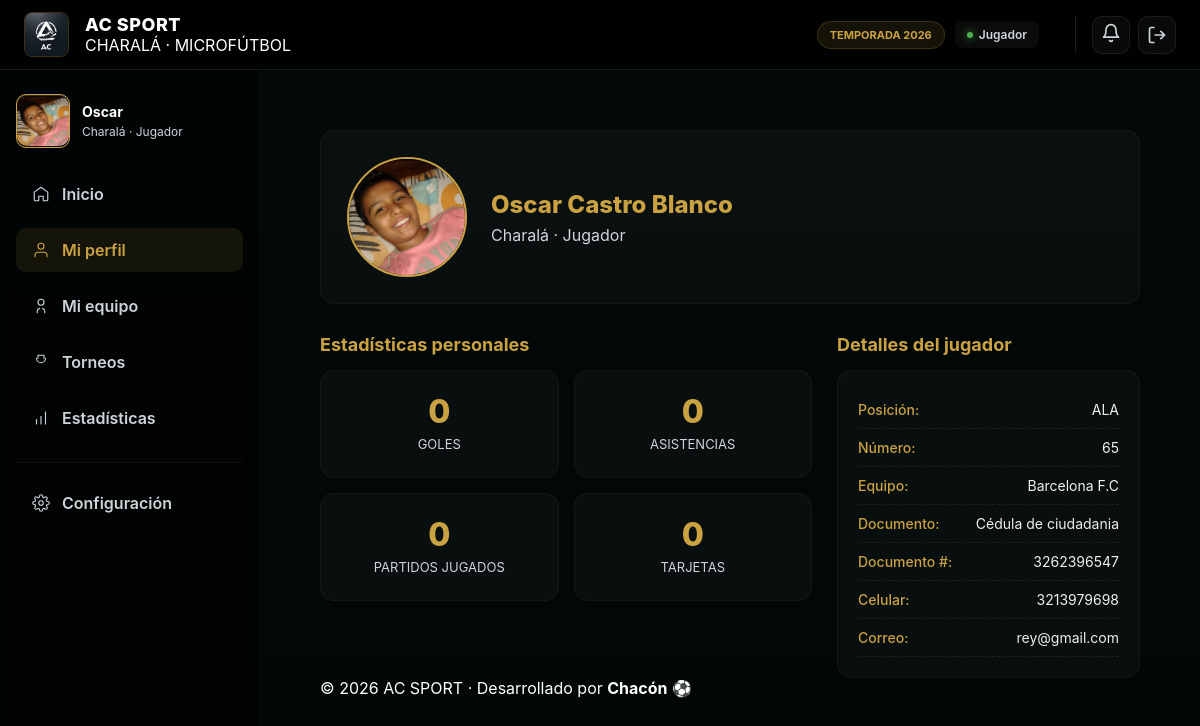
The page /Mi-Perfil/ (signed in) on the database its author committed.
### usuarios/models.py (models this page shows, shortened)
class Usuario(AbstractUser):
    foto = models.ImageField(upload_to="foto_perfil",null=True,blank=True)
    fecha_nacimiento = models.DateField(null=True)
    documento = models.CharField(max_length=100,choices=[
        ("C.C","Cédula de ciudadania"),
        ("P.S","Pasaporte"),
        ("T.I","Tarjeta de identidad")],default="C.C")
    num_document = models.CharField(max_length=15,unique=True)
    celular = models.CharField(max_length=10,unique=True)
    equipos = models.ForeignKey(Equipo,on_delete=models.SET_NULL,null=True,blank=True,related_name='jugadores')
    posicion = models.CharField(max_length=50,
                                choices=[("arquero","ARQUERO"),("cierre","CIERRE"),("ala","ALA"),("pívot","PIVOT")],
                                blank=True,null=True)
    numero_camisa = models.PositiveIntegerField(null=True,blank=True)
    @property
    def get_foto_url(self):
        if self.foto:
            return self.foto.url
        else:
            return static('img/sin-foto.jpg')
    class Meta:
        verbose_name = "Usuario"
        verbose_name_plural = "Usuarios"

### Torneo/models.py (models this page shows)
class Equipo(models.Model):
    escudo = models.ImageField(upload_to="escudo_equipo",blank=False,null=False)
    nombre = models.CharField(max_length=50,unique=True)
    fecha_creacion = models.DateField(auto_now_add=True)
    fecha_update = models.DateTimeField(auto_now=True)
    municipio = models.CharField(max_length=50,help_text="Municipio del equipo",blank=False,null=False)
    capitan = models.OneToOneField("usuarios.Usuario",on_delete=models.SET_NULL, null=True,blank=True)
    activo = models.BooleanField(default=True)
    class Meta:
        verbose_name = "Equipo"
        verbose_name_plural = "Equipos"
    def __str__(self):
        return self.nombre

### usuarios/views.py (the view)
# urls.py: path("Mi-Perfil/",views.MiPerfil.as_view(),name="miperfil"),
class MiPerfil(LoginRequiredMixin,DetailView):
    model = Usuario
    template_name = 'usuarios/miperfil.html'
    context_object_name = 'usuario'
    def get_object(self):
        return Usuario.objects.filter(pk=self.request.user.pk).first()

### usuarios/templates/usuarios/miperfil.html
{% extends 'plataforma.html' %}
{% load static %}
{% block content %}
<link rel="stylesheet" href="{% static 'css/miperfil.css' %}">
<main class="app-main">
    <section class="perfil-header">
        <div class="perfil-avatar">
            {% if usuario.foto %}
                <img src="{{ usuario.foto.url }}" alt="Foto de perfil">
            {% else %}
                <img src="{% static 'img/sin-foto.jpg' %}" alt="foto de perfil">
            {% endif %}
        </div>
        <div class="perfil-info">
            <h1>{{ user.first_name|default:"Jugador" }} {{ user.last_name }}</h1>
            <p class="perfil-meta">
                {{ usuario.localidad|default:"Charalá" }} · {{ user.profile.rol|default:"Jugador" }}
            </p>
        </div>
    </section>
    <div class="perfil-mixto-wrapper">
        <section class="perfil-stats">
            <h2>Estadísticas personales</h2>
            <div class="stats-grid">
                <div class="stat-box">
                    <span class="stat-value">0</span>
                    <span class="stat-label">Goles</span>
                </div>
                <div class="stat-box">
                    <span class="stat-value">0</span>
                    <span class="stat-label">Asistencias</span>
                </div>
                <div class="stat-box">
                    <span class="stat-value">0</span>
                    <span class="stat-label">Partidos jugados</span>
                </div>
                <div class="stat-box">
                    <span class="stat-value">0</span>
                    <span class="stat-label">Tarjetas</span>
                </div>
            </div>
        </section>
        <section class="perfil-detalle">
            <h2>Detalles del jugador</h2>
            <ul class="perfil-datos">
                <li><strong>Posición:</strong> <span>{{ usuario.get_posicion_display|default:"Sin definir" }}</span></li>
                <li><strong>Número:</strong> <span>{{ usuario.numero_camisa|default:"N/A" }}</span></li>
                <li><strong>Equipo:</strong> <span>{{ usuario.equipos|default:"Sin equipo" }}</span></li>
                <li><strong>Documento:</strong> <span>{{ usuario.get_documento_display|default:'N/A' }}</span></li>
                <li><strong>Documento #:</strong> <span>{{ usuario.num_document|default:'N/A' }}</span></li>
                <li><strong>Celular:</strong> <span>{{ usuario.celular|default:'N/A' }}</span></li>
                <li><strong>Correo:</strong> <span>{{ user.email|default:'N/A' }}</span></li>
            </ul>
        </section>
    </div>
    <footer class="inicio-footer">
        © 2026 AC SPORT · Desarrollado por <strong>Chacón</strong> ⚽
    </footer>
</main>
{% endblock %}

### templates/sidebar.html (shortened to what this page needs)
{% load static %}
<nav class="sidebar" aria-label="Navegación principal">
    <div class="user-row">
        <div class="avatar">
             <img src="{{ request.user.get_foto_url }}" alt="Avatar" style="width:100%; border-radius:10px;">
        </div>
        <div class="user-info">
            <div class="name"> {{request.user.first_name|default:'Usuario'}} </div>
            <div class="meta"> {{request.user.equipos.municipio}} · Jugador</div>
        </div>
    </div>
    <div class="menu" role="menu">
        <a href="{% url 'Home:plataforma_inicio' %}"
            class="menu-item {% if request.resolver_match.url_name == 'plataforma_inicio' %}active{% endif %}" role="menuitem">
            <svg width="18" height="18" viewBox="0 0 24 24" fill="none" stroke="currentColor" stroke-width="1.5" stroke-linecap="round" stroke-linejoin="round">
                <path d="M3 9.5L12 3l9 6.5V20a1 1 0 0 1-1 1h-5v-6H9v6H4a1 1 0 0 1-1-1V9.5z" />
            </svg>
            <span>Inicio</span>
        </a>
        <a href="{% url 'usuario:miperfil' %}"
            class="menu-item {% if request.resolver_match.url_name == 'miperfil' %}active{% endif %}" role="menuitem">
            <svg width="18" height="18" viewBox="0 0 24 24" fill="none" stroke="currentColor" stroke-width="1.5" stroke-linecap="round" stroke-linejoin="round">
                <path d="M20 21v-2a4 4 0 0 0-4-4H8a4 4 0 0 0-4 4v2"/><circle cx="12" cy="7" r="4"/>
            </svg>
            <span> Mi perfil </span>
        </a>
        <a href="{% url 'miequipo:miequipo' %}"
           class="menu-item {% if request.resolver_match.url_name == 'miequipo' %}active{% endif %}" role="menuitem">
            <svg width="18" height="18" viewBox="0 0 24 24" fill="none" stroke="currentColor" stroke-width="1.5" stroke-linecap="round" stroke-linejoin="round">
                <path d="M17 21v-2a4 4 0 0 0-3-3.87"/><path d="M7 21v-2a4 4 0 0 1 3-3.87"/><circle cx="12" cy="7" r="4"/>
            </svg>
            <span>Mi equipo</span>
        </a>
        <a href="{% url 'torneo:torneo' %}"
           class="menu-item {% if request.resolver_match.url_name == 'torneo' %}active{% endif %}" role="menuitem">
            <svg width="18" height="18" viewBox="0 0 24 24" fill="none" stroke="currentColor" stroke-width="1.5" stroke-linecap="round" stroke-linejoin="round">
                <path d="M8 7V3h8v4"/><path d="M18 7a6 6 0 0 1-12 0"/>
            </svg>
            <span>Torneos</span>
        </a>
        <a href="#" class="menu-item" role="menuitem">
            <svg width="18" height="18" viewBox="0 0 24 24" fill="none" stroke="currentColor" stroke-width="1.5" stroke-linecap="round" stroke-linejoin="round">
                <path d="M12 20V10"/><path d="M18 20V4"/><path d="M6 20v-6"/>
            </svg>
            <span>Estadísticas</span>
        </a>
        <hr class="menu-divider">
        <a href="{% url 'configuracion:configuracion' %}"
           class="menu-item {% if request.resolver_match.url_name == 'configuracion' %}active{% endif %}" role="menuitem">
            <span>Configuración</span>
        </a>
    </div>
</nav>

### static/css/plataforma.css (style rules this page uses)
:root { --bg: #081816; --panel: rgba(15, 15, 15, 0.75); --panel-2: rgba(25, 25, 25, 0.85); --accent: #cba241; --text: #ffffff; --muted: #ced4da; --radius: 14px; --transition: all 0.25s ease; font-family: 'Inter', system-ui, -apple-system, sans-serif; }
* { box-sizing: border-box; margin: 0; padding: 0; }
html, body { height: 100vh; width: 100vw; overflow: hidden; }
body { background: var(--bg); color: var(--text); -webkit-font-smoothing: antialiased; }
nav.sidebar { background: rgba(0, 0, 0, 0.5) !important; backdrop-filter: blur(10px); border-right: 1px solid rgba(255, 255, 255, 0.05); display: flex; flex-direction: column; padding: 24px 16px; overflow-y: auto; }
.user-row { display: flex; align-items: center; gap: 12px; margin-bottom: 20px; }
.avatar { width: 54px; height: 54px; border-radius: 10px; background: linear-gradient(180deg, #333, #111); border: 1px solid var(--accent); display: flex; align-items: center; justify-content: center; font-weight: 700; color: var(--text); box-shadow: inset 0 0 10px rgba(0, 0, 0, 0.4); }
.user-info { font-size: 14px; }
.user-info .name { font-weight: 700; }
.user-info .meta { font-size: 12px; color: var(--muted); margin-top: 4px; }
.menu { margin-top: 4px; display: flex; flex-direction: column; gap: 8px; }
.menu-item { display: flex; align-items: center; gap: 12px; padding: 12px 16px; color: var(--muted); text-decoration: none; font-weight: 600; border-radius: 10px; margin-bottom: 4px; transition: var(--transition); }
.menu-item.active { background: rgba(203, 162, 65, 0.1); color: var(--accent); }
.menu-divider { border: 0; border-top: 1px solid rgba(255, 255, 255, 0.05); margin: 10px 0; }
main.app-main { flex-grow: 1; overflow-y: auto; padding: 30px; background: transparent; }

### static/css/miperfil.css (style rules this page uses)
.perfil-header { display: flex; align-items: center; gap: 24px; background: rgba(255, 255, 255, 0.03); padding: 26px; border-radius: var(--radius); border: 1px solid rgba(255, 255, 255, 0.04); margin-bottom: 30px; }
.perfil-avatar { width: 120px; height: 120px; border-radius: 50%; overflow: hidden; border: 2px solid var(--accent); display: flex; align-items: center; justify-content: center; background: rgba(255, 255, 255, 0.04); flex-shrink: 0; }
.perfil-avatar img { width: 100%; height: 100%; object-fit: cover; }
.perfil-info h1 { font-size: 24px; font-weight: 800; color: var(--accent); margin: 0; }
.perfil-meta { color: var(--muted); margin-top: 6px; }
.perfil-mixto-wrapper { display: flex; gap: 25px; align-items: stretch; }
.perfil-stats { flex: 0 0 60%; }
.perfil-stats h2, .perfil-detalle h2 { color: var(--accent); font-size: 18px; margin-bottom: 15px; }
.stats-grid { display: grid; grid-template-columns: repeat(2, 1fr); grid-template-rows: repeat(2, 1fr); gap: 15px; }
.stat-box { background: rgba(255, 255, 255, 0.03); border-radius: var(--radius); text-align: center; padding: 25px 15px; border: 1px solid rgba(255, 255, 255, 0.04); transition: var(--transition); }
.stat-value { font-size: 32px; font-weight: 800; color: var(--accent); line-height: 1; }
.stat-label { display: block; color: var(--muted); font-size: 13px; margin-top: 8px; text-transform: uppercase; }
.perfil-detalle { flex: 1; display: flex; flex-direction: column; }
.perfil-datos { list-style: none; background: rgba(255, 255, 255, 0.03); border-radius: var(--radius); padding: 20px; border: 1px solid rgba(255, 255, 255, 0.04); height: 100%; }
.perfil-datos li { display: flex; justify-content: space-between; padding: 10px 0; border-bottom: 1px dashed rgba(255, 255, 255, 0.08); color: #efefef; font-size: 14px; }
.perfil-datos li strong { color: var(--accent); font-weight: 500; }

### rows shown on the page
Usuario: user.get_foto_url (picture), user.first_name "Oscar", user.equipos.municipio "Charalá", foto (picture), first_name "Oscar", last_name "Castro Blanco", posicion "ALA", numero_camisa "65", equipos "Barcelona F.C", documento "Cédula de ciudadania", num_document "3262396547", celular "3213979698", email "rey@gmail.com"
Equipo: localidad "Charalá"

### other values the page prints
{{ user.profile.rol|default:"Jugador" }} "Jugador"
